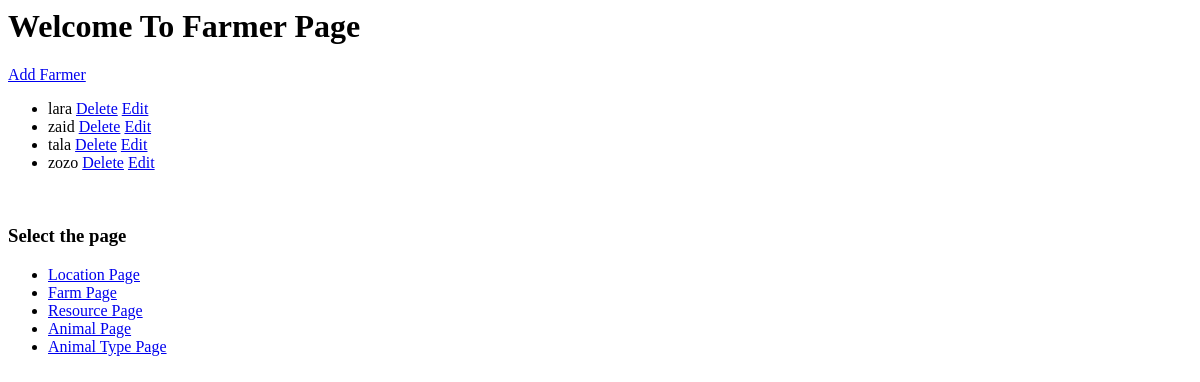
Before: /farmer with the older database file.
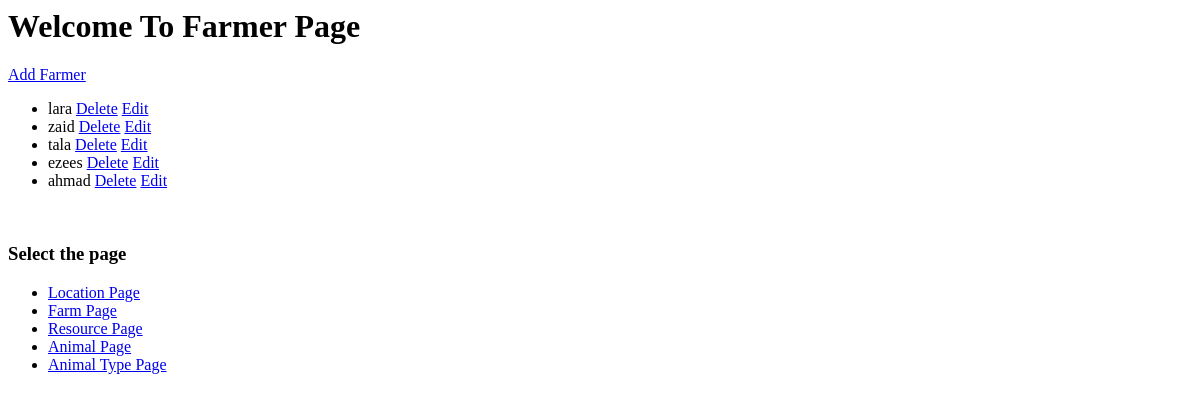
After: the same page with the newer database file.
### farm/models.py (models this page shows, shortened)
class Farmer(models.Model):
    name = models.CharField(max_length=100)

### farm/views.py (the view)
# urls.py: path('farmer', views.farmer,name='farmer'),
def farmer(request):
    farmers = Farmer.objects.all()
    return render(request, 'farmer/farmer.html', {'farmers': farmers})

### templates/farmer/farmer.html
<h1>Welcome To Farmer Page</h1>
<a href="{% url 'add_farmer' %}">Add Farmer</a>
<ul>
  {% for farmer in farmers %}
    <li>
      {{ farmer.name }}
      <a href="{% url 'delete_farmer' farmer.id %}">Delete</a>
      <a href="{% url 'edit_farmer' farmer.id %}">Edit</a>
    </li>
  {% endfor %}
</ul><br>
<h3>Select the page </h3>
<ul>
    <li><a href="{% url 'location' %}">Location Page</a></li>
    <li><a href="{% url 'farm' %}">Farm Page</a></li>
    <li><a href="{% url 'resources' %}">Resource Page</a></li>
    <li><a href="{% url 'animal' %}">Animal Page</a></li>
    <li><a href="{% url 'animal_types' %}">Animal Type Page</a></li>
</ul>

Changed rows visible on the page:
changed Farmer: name "zozo" → "ezees"
added Farmer: name "ahmad"
